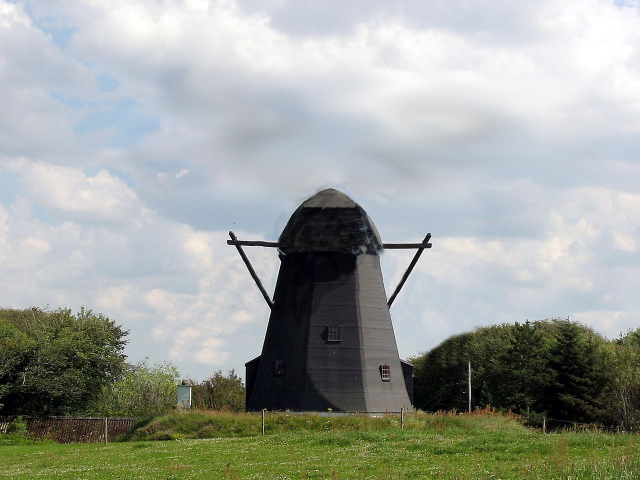
%> input picture Εργασία 2/CV_2-TRANSFORMATIONS/windmill_back.jpeg, 1280 x 960 px (shown at 1/2 size)
$ octave try2.m   (GNU Octave 9; MATLAB toolbox functions it lacks are replaced by stand-ins)
%> lines starting %> are read from the running program, lines starting %| are printed output that depends on the picture; in (x1, y1, x2, y2) boxes, pixels count from 0 and x2, y2 are one past the last pixel; in counts of white or black regions, pixels touching at a corner belong together; the program's own positions count from 1
### Εργασία 2/transformations/scaleImage.m
function transformedImage = scaleImage(image, parameters,display)
    scaleFactor = parameters.scaleFactor;

    % scaling matrix
    transformMatrix = [scaleFactor 0 0; 0 scaleFactor 0; 0 0 1];
    transform = affine2d(transformMatrix);
  %  outputRef = imref2d(size(image)*round(scaleFactor));

    % apply transformation
    scaledImage = imwarp(image, transform);
% [5 lines of commented-out code are left out]
    if display == 1
    plotTitle = displayTransDetails('scale', parameters, size(image), size(scaledImage));
    displayImages(image, scaledImage, plotTitle);
    end

    transformedImage = scaledImage;
end

### Εργασία 2/transformImage.m
% function to apply different transformations
function transformedImage = transformImage(image, transformationType, parameters,display)
    switch transformationType
        case 'scale'
            transformedImage = scaleImage(image, parameters,display);
        case 'rotate'
            transformedImage = rotateImage(image, parameters,display);
        case 'shear'
            transformedImage = shearImage(image, parameters,display);
        case 'translate'
            transformedImage = translateImage(image, parameters,display);
        case 'translateRotate'
            transformedImage = translateRotateImage(image, parameters,display);
        otherwise
            error('Unknown transformation type.');
    end
end

% [374 lines of commented-out code are left out]

### Εργασία 2/transformations/rotateImage.m
% function to rotate an image by a given angle
function transformedImage = rotateImage(image,parameters,display )
    angle = parameters.angle;

    % rotation matrix
    transformMatrix = [cosd(angle) -sind(angle) 0; sind(angle) cosd(angle) 0; 0 0 1];
    transform = affine2d(transformMatrix);

    % apply transformation
    transformedImage = imwarp(image, transform);
    % [6 lines of commented-out code are left out]
    if display == 1
        plotTitle = displayTransDetails('rotate', parameters, size(image), size(transformedImage));
        displayImages(image, transformedImage, plotTitle);
    end

    % Return the centered, rotated image
   % transformedImage = paddedImage;

end

### Εργασία 2/try2.m
% Add paths for images and transformations
addpath('CV_2-TRANSFORMATIONS/photos/');
addpath('transformations/');

% Read images
windmillBack = imread('windmill_back.jpeg');
%> windmillBack is the input picture: size 960x1280x3 uint8; mean R, G, B 158.2, 162.9, 156.8
windmill = imread('windmill.png');
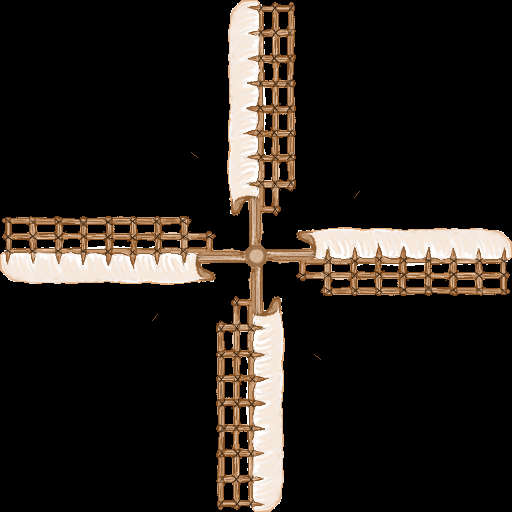
%> input picture Εργασία 2/CV_2-TRANSFORMATIONS/windmill.png, 512 x 512 px
%> windmill is the input picture: size 512x512x3 uint8; mean R, G, B 37.1, 31.6, 26.7
mask = imread('windmill_mask.png');
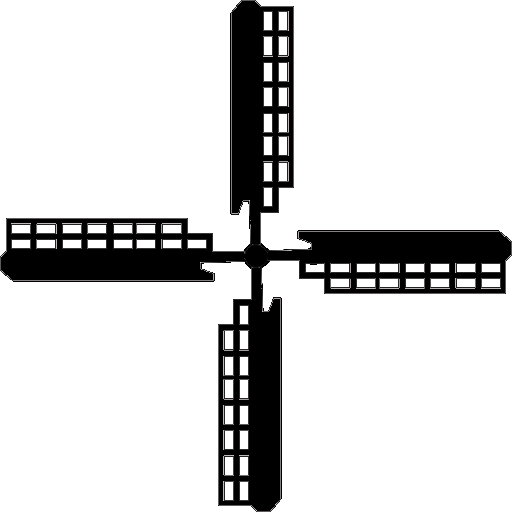
%> input picture Εργασία 2/CV_2-TRANSFORMATIONS/windmill_mask.png, 512 x 512 px
%> mask is the input picture: size 512x512x3 uint8; mean R, G, B 213.6, 213.5, 213.5

% Prepare video writer
outputPath = 'rotating_windmill.avi';
videoWriter = VideoWriter(outputPath, 'Motion JPEG AVI');
open(videoWriter);

% Preprocess images (remove red background and convert mask to binary)
windmill = removeRedBackground(windmill);  % Remove red background
%> in removeRedBackground, `redMask = (img(:, :, 1) > 0.8 & img(:, :, 2) < 0.2 & img(:, :, 3) < 0...`: redMask: size 512x512 logical; every value is 0
%> in removeRedBackground, `redMask = double(redMask);`: redMask: size 512x512 double; every value is 0
maskBinary = preprocessMask(mask);         % Convert mask to binary
%> in preprocessMask, `binImg = imbinarize(grayImg);`:
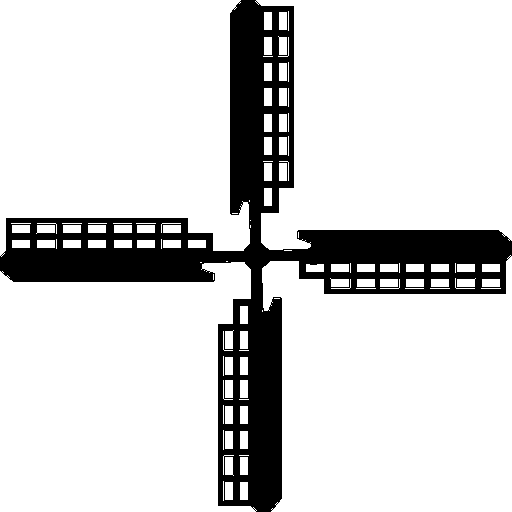
%> binImg: size 512x512 logical; 83.2% white; 1 black region, box (x1, y1, x2, y2) and area: (0, 0, 512, 512) 44101

% Get image dimensions
[height, width, ~] = size(windmillBack);
%> height = 960; width = 1280

parameters = struct();
parameters.scaleFactor = 0.65; % Store scaling factor in parameters structure
parameters.angle = 0; % Initialize the angle for rotation

% Scale windmill once using transformImage
scaledWindmill = transformImage(windmill, 'scale', parameters, 0);
%> in scaleImage, `scaledImage = imwarp(image, transform);`:
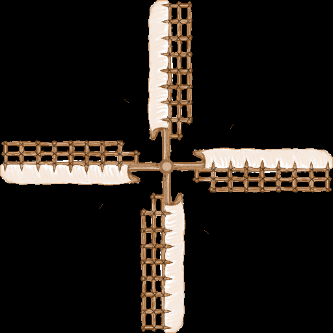
%> scaledImage: size 333x333x3 uint8; mean R, G, B 37.1, 31.5, 26.6

% Initial displacement (where the windmill is placed on the background)
displacement = [width * 0.5135, height * 0.41];
%> displacement = [657.3 393.6]

% Rotation parameters
numFrames = 80; % Number of frames for the video
rotationStep = 360 / numFrames; % Degrees per frame

for frame = 1:numFrames
    % Rotation angle for this frame
    parameters.angle = rotationStep * (frame - 1); % Update the rotation angle

    % Scale the windmill and rotate it around its center
    [windmillHeight, windmillWidth, ~] = size(scaledWindmill);
    centerX = windmillWidth / 2;
    centerY = windmillHeight / 2;


    % Create a translation matrix to move the center of the windmill to the origin, apply the rotation, and then translate it back
    tform1 = affine2d([1 0 0; 0 1 0; -centerX -centerY 1]);  % Translate to origin
    tform2 = affine2d([1 0 0; 0 1 0; centerX centerY 1]);     % Translate back after rotation

    % Apply the transformations
    rotatedWindmill = imwarp(scaledWindmill, tform1);           % Move center to origin
    rotatedWindmill = imrotate(rotatedWindmill, parameters.angle, 'bilinear', 'crop'); % Rotate the image
    rotatedWindmill = imwarp(rotatedWindmill, tform2);          % Move it back to the original position

    % Create mask with the same transformations
    rotatedMask = transformImage(maskBinary, 'rotate', parameters, 0);

    % Ensure the mask and windmill are the same size
    [rotatedWindmillHeight, rotatedWindmillWidth, ~] = size(rotatedWindmill);
    [maskHeight, maskWidth, ~] = size(rotatedMask);

    if rotatedWindmillHeight ~= maskHeight || rotatedWindmillWidth ~= maskWidth
        rotatedMask = imresize(rotatedMask, [rotatedWindmillHeight, rotatedWindmillWidth]);
    end

    % Blend the rotated windmill with the background
    alphaChannel = any(rotatedWindmill > 0, 3); % Non-black pixels are opaque
    alphaChannel = im2double(alphaChannel);    % Convert to double for blending

    % Create the blended image
    blendedImage = blendWithTransparency(windmillBack, rotatedWindmill, alphaChannel, displacement);

    % Write the frame to the video
    writeVideo(videoWriter, blendedImage);
end
%> this loop made 80 passes
%> pass 1, `rotatedMask = imresize(rotatedMask, [rotatedWindmillHeight, rotatedWin..`:
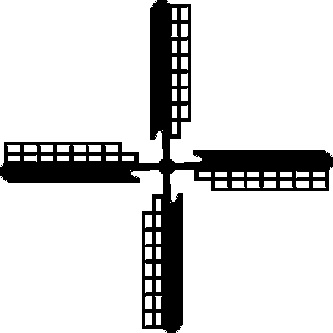
%> rotatedMask: size 333x333x3 logical; 83.8% white; 1 black region, box (x1, y1, x2, y2) and area: (0, 0, 333, 333) 17942
%> pass 1, `alphaChannel = any(rotatedWindmill > 0, 3);`:
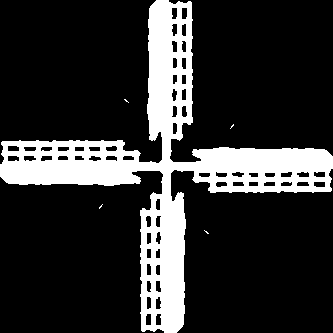
%> alphaChannel: size 333x333 logical; 19.6% white; 5 white regions (4 under 20 px), largest, box (x1, y1, x2, y2) and area: (0, 0, 333, 333) 21665
%> pass 1, in blendWithTransparency, `alpha = imgaussfilt(alpha, 5);`:
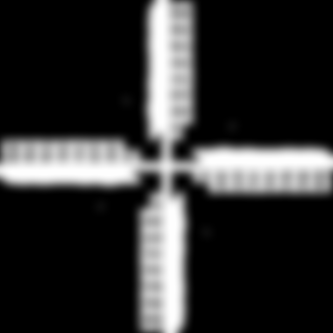
%> alpha: size 333x333 double; min 0, max 1, mean 0.195

% Close video writer
close(videoWriter);
disp('Video of rotating windmill blades created successfully!');

% --- Helper Functions ---
function imgNoRed = removeRedBackground(img)
    % Ensure the image is in double precision for smooth operations
    img = im2double(img);  % Convert to double for consistency

    % Create a red mask where red color is dominant (in the RGB space)
    redMask = (img(:, :, 1) > 0.8 & img(:, :, 2) < 0.2 & img(:, :, 3) < 0.2);  % Threshold for red color

    % Convert the redMask to double (logical to double) for multiplication
    redMask = double(redMask);

    % Apply the mask to black out the red regions
    imgNoRed = img .* repmat(1 - redMask, [1, 1, 3]);  % Multiply with inverted redMask

    % Convert back to uint8 for display or saving
    imgNoRed = im2uint8(imgNoRed);
end

function binImg3D = preprocessMask(mask)
    % Convert mask to binary and expand to 3 channels
    grayImg = rgb2gray(mask); % Automatically handles RGB or grayscale
    binImg = imbinarize(grayImg); % Convert to binary (logical: 0 or 1)

    % Expand binary mask to 3 channels
    binImg3D = repmat(binImg, [1, 1, 3]); % Expand binary mask to 3 channels
end

function combinedImg = blendWithTransparency(bg, fg, alpha, displacement)
    % Apply Gaussian smoothing to alpha for smoother blending
    alpha = imgaussfilt(alpha, 5);

    [fgHeight, fgWidth, ~] = size(fg);
    [bgHeight, bgWidth, ~] = size(bg);

    % Compute placement on the background
    rowStart = round(displacement(2) - fgHeight / 2);
    colStart = round(displacement(1) - fgWidth / 2);

    % Ensure the region stays within background bounds
    rowStart = max(rowStart, 1);
    colStart = max(colStart, 1);
    rowEnd = min(rowStart + fgHeight - 1, bgHeight);
    colEnd = min(colStart + fgWidth - 1, bgWidth);

    % Extract regions for blending
    bgRegion = bg(rowStart:rowEnd, colStart:colEnd, :);
    fgRegion = fg(1:(rowEnd-rowStart+1), 1:(colEnd-colStart+1), :);
    alphaRegion = alpha(1:(rowEnd-rowStart+1), 1:(colEnd-colStart+1));

    alphaRegion = uint8(alphaRegion);

    % Perform alpha blending
    combinedImg = bg; % Initialize combined image
    for c = 1:3
        combinedImg(rowStart:rowEnd, colStart:colEnd, c) = ...
            (1 - alphaRegion) .* bgRegion(:, :, c) + ...
            alphaRegion .* fgRegion(:, :, c);
    end
end
